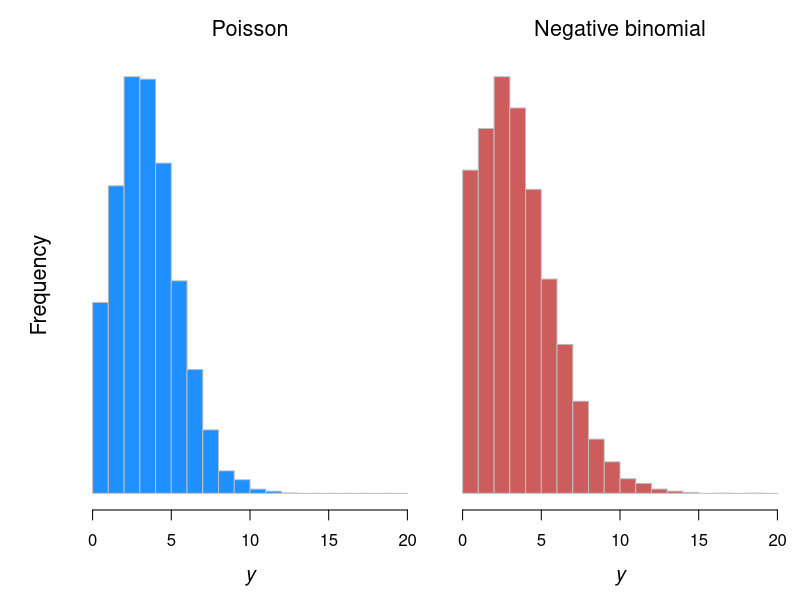
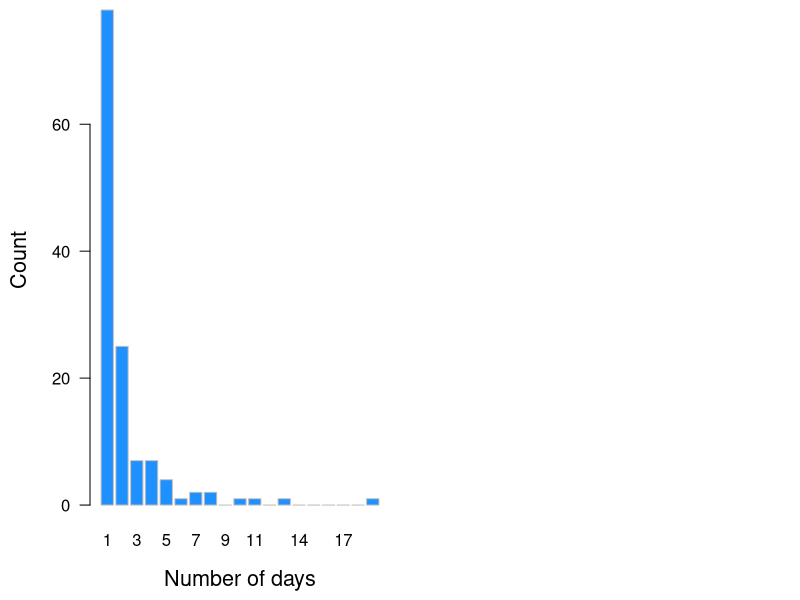

These figures' R source, in order: (Note: this script raises an error after producing the figures.)
## ---- chunk 1
knitr::opts_chunk$set(echo = FALSE, warning = FALSE, message = FALSE)
## ---- chunk 2
set.seed(514)

nn <- 1e4

pp <- rpois(nn, 4)
nb <- rnbinom(nn, mu = 4, size = 8)

lims <- range(c(pp, nb))
xm <- do.call(floor, list(lims[1]/2)) * 2
xx <- do.call(ceiling, list(lims[2]/2)) * 2

par(mfrow = c(1, 2),
    mai = c(0.9, 0.2, 0.6, 0.1),
    omi = c(0, 0.6, 0, 0), bg = NA,
    cex.main = 1.2, cex.lab = 1.2)
## Poisson
hist(pp, las = 1, breaks = seq(xm, xx),
     col = "dodgerblue", border = "gray",
     yaxt = "n", ylab = "", xlab = expression(italic(y)),
     main = "")
mtext("Poisson", side = 3, line = 1, cex = 1.3)
mtext("Frequency", side = 2, line = 1.5, cex = 1.3)
## neg binom
hist(nb, las = 1, breaks = seq(xm, xx),
     col = "indianred", border = "gray",
     yaxt = "n", ylab = "", xlab = expression(italic(y)),
     main = "")
mtext("Negative binomial", side = 3, line = 1, cex = 1.3)
## ---- chunk 3
## read data
snakes <- read.csv("snakes.csv", stringsAsFactors = FALSE)

## set plot area
par(mai = c(0.9, 0.9, 0.1, 0.1),
    omi = c(0, 0, 0, 0), bg = NA,
    cex.lab = 1.3)
## histogram
hh <- hist(snakes$n_days, breaks = seq(0, max(snakes$n_days)), plot = FALSE)
barplot(hh$counts, names.arg = seq(max(snakes$n_days)), las = 1,
        ylab = "Count", xlab = "Number of days",
        col = "dodgerblue", border = "gray")
## ---- chunk 4
## Poisson regression
smod_pois <- glm(n_days ~ location + rain, data = snakes,
                 family = poisson(link = "log"))
## ---- chunk 5
summary(smod_pois)
## ---- chunk 6
library(VGAM)
## zero-truncated Poisson regression
smod_ztpois <- vglm(n_days ~ location + rain, data = snakes,
                    family = pospoisson)
## ---- chunk 7
summary(smod_ztpois)
## ---- chunk 8
beta_hat_p <- cbind(coef(smod_pois), sqrt(diag(vcov(smod_pois))))
beta_hat_ztp <- cbind(coef(smod_ztpois), sqrt(diag(vcov(smod_ztpois))))
tbl_pois <- round(cbind(beta_hat_p, beta_hat_ztp), 3)
colnames(tbl_pois) <- c("  Poisson", "  Poisson SE", "  +Poisson", "  +Poisson SE")
tbl_pois
## ---- chunk 9
## load MASS pkg
library(MASS)
## neg binomial regression
smod_nb <- glm.nb(n_days ~ location + rain, data = snakes,
                  link = "log")
## ---- chunk 10
summary(smod_nb)
## ---- chunk 11
library(VGAM)
## zero-truncated neg binomial regression
smod_ztnb <- vglm(n_days ~ location + rain, data = snakes,
                  family = posnegbinomial)
## ---- chunk 12
summary(smod_ztnb)
## ---- chunk 13
beta_hat_nb <- cbind(coef(smod_nb), sqrt(diag(vcov(smod_nb))))
beta_hat_ztnb <- cbind(coef(smod_ztnb)[-2], sqrt(diag(vcov(smod_ztnb))[-2]))
tbl_nb <- round(cbind(beta_hat_nb, beta_hat_ztnb), 3)
colnames(tbl_nb) <- c("  NB", "  NB SE", "      +NB", " +NB SE")
tbl_nb
## ---- chunk 14
## Hurdle model
rtpois <- function(n, lambda, tol = 1e-10) {
  ## Simulate from zero-truncated Poisson
  ## Initialize output
  x <- rep(NA, n)
  ## Identify lambda values below tolerance
  low <- which(lambda < tol)
  nlow <- length(low)
  if(nlow > 0) {
    x[low] <- 1
    if(nlow < n) {
      x[-low] <- qpois(runif(n-nlow, dpois(0, lambda[-low]), 1), lambda[-low])
    }
  } else {
    x <- qpois(runif(n-nlow, dpois(0, lambda), 1), lambda)
  }
  return(x)
}

set.seed(514)
## sample size
nn <- 200
## parameters for detection model
gamma_0 <- -2
gamma_tree <- 3
## parameters for count model
beta_0 <- 2
beta_tree <- 0.8
## covariates
water <- runif(nn, 0, 1)
trees <- runif(nn, 0, 1)
## expectation for Pr(detect)
mu <- 1/(1+exp(-(gamma_0 + gamma_tree * water)))
## detections (0/1)
z <- rbinom(nn, 1, mu)
## expectation for pos counts
lambda <- exp(beta_0 + beta_tree * trees) 
## pos counts
pos_count <- rtpois(nn, lambda)
## observations
y <- z * pos_count

par(mai = c(0.9, 0.9, 0.1, 0.1),
    omi = c(0, 0, 0, 0), bg = NA,
    cex.main = 1.2, cex.lab = 1.2)
## histogram of counts
hist(y, breaks = seq(0, max(y)), las = 1, col = "dodgerblue", border = "gray",
     main = "", xlab = "Number of hippos", ylab = "Frequency", )
## ---- chunk 15
## load pscl
library(pscl)
## fit hurdle model
hippo_zap <- hurdle(y ~ trees | water)
## ---- chunk 16
summary(hippo_zap)
## ---- chunk 17
## fitted for detection prob (pi)
water <- sort(water)
gamma_hat_0 <- coef(hippo_zap)[3]
gamma_hat_1 <- coef(hippo_zap)[4]
pi_hat <- 1/(1+exp(-(gamma_hat_0 + gamma_hat_1*water)))

#matrix of derivatives
derivs <- matrix(NA,nrow=nn,ncol=4)
derivs[,1] <- derivs[,2] <- 0
derivs[,3] <- (exp(gamma_hat_0 + gamma_hat_1*water))/((exp(gamma_hat_0 + gamma_hat_1*water)+1)^2) 
derivs[,4] <- (water*exp(gamma_hat_0 + gamma_hat_1*water))/((exp(gamma_hat_0 + gamma_hat_1*water)+1)^2) 
se <- sqrt( diag ( derivs %*% vcov(hippo_zap) %*% t(derivs) ))
lower <- pi_hat - se * qt(0.025, nn-2, lower.tail = FALSE)
upper <- pi_hat + se * qt(0.025, nn-2, lower.tail = FALSE)

## fitted for mean & var (lambda)
trees <- sort(trees)
beta_hat_0 <- coef(hippo_zap)[1]
beta_hat_1 <- coef(hippo_zap)[2]
lambda_hat <- exp(beta_hat_0 + beta_hat_1*trees)

#matrix of derivatives
derivs_2 <- matrix(NA,nrow=nn,ncol=4)
derivs_2[,1] <- exp(beta_hat_0+beta_hat_1*trees)
derivs_2[,2] <- trees*exp(beta_hat_0+beta_hat_1*trees) 
derivs_2[,3] <- derivs_2[,4] <- 0
se_2 <- sqrt( diag ( derivs_2 %*% vcov(hippo_zap) %*% t(derivs_2) ))
lower_2 <- lambda_hat - se_2 * qt(0.025, nn-2, lower.tail = FALSE)
upper_2 <- lambda_hat + se_2 * qt(0.025, nn-2, lower.tail = FALSE)

## set plot area
par(mfrow = c(1, 2),
    mai = c(0.9, 0.9, 0.6, 0.1),
    omi = c(0, 0, 0, 0), bg = NA,
    cex.main = 1.2, cex.lab = 1.2)
## detections
plot(water, pi_hat, type = "l", las = 1, ylim = c(0, 1), lwd = 2, col = "dodgerblue",
     xlab = "Water availability", ylab = expression(pi), main = "Detection")
lines(water, lower, lty = 2,  col = "dodgerblue", lwd = 2)
lines(water, upper, lty = 2,  col = "dodgerblue", lwd = 2)
## counts
plot(trees, lambda_hat, type = "l", las = 1, ylim = c(0, 20), lwd = 2, col = "darkgreen",
     xlab = "Tree density", ylab = expression(lambda), main = "Counts")
lines(trees, lower_2, lty = 2, col = "darkgreen", lwd = 2)
lines(trees, upper_2, lty = 2, col = "darkgreen", lwd = 2)

## ---- chunk 18
set.seed(514)
## sample size
nn <- 200
## parameters for detection model
gamma_0 <- 0.01
gamma_tree <- 3
## parameters for count model
beta_0 <- 1.5
beta_tree <- 1.2
## covariate
trees <- runif(nn, 0, 1)
## expectation for Pr(detect)
mu <- 1 / (1 + exp(-(gamma_0 + gamma_tree * trees)))
## missed detections (0/1)
z <- rbinom(nn, 1, mu)
## expectation for pos counts
lambda <- exp(beta_0 + beta_tree * trees) 
## pos counts
pos_count <- rpois(nn, lambda)
## observations
y <- (1 - z) * pos_count

par(mai = c(0.9, 0.9, 0.1, 0.1),
    omi = c(0, 0, 0, 0), bg = NA,
    cex.main = 1.2, cex.lab = 1.2)
## histogram of counts
hist(y, breaks = seq(0, max(y)), las = 1, col = "brown", border = "gray",
     main = "", xlab = "Number of deer", ylab = "Frequency", )
## ---- chunk 19
## fit hurdle model
deer_zip <- zeroinfl(y ~ trees | trees)
## ---- chunk 20
summary(deer_zip)
## ---- chunk 21
## fitted for detection prob (pi)
trees <- sort(trees)
gamma_hat_0 <- coef(deer_zip)[3]
gamma_hat_1 <- coef(deer_zip)[4]
pi_hat <- 1/(1+exp(-(gamma_hat_0 + gamma_hat_1 * trees)))

#matrix of derivatives
derivs <- matrix(NA, nrow = nn, ncol = 4)
derivs[,1] <- derivs[,2] <- 0
derivs[,3] <- (exp(gamma_hat_0 + gamma_hat_1*trees))/((exp(gamma_hat_0 + gamma_hat_1*trees)+1)^2) 
derivs[,4] <- (trees*exp(gamma_hat_0 + gamma_hat_1*trees))/((exp(gamma_hat_0 + gamma_hat_1*trees)+1)^2) 
se <- sqrt( diag ( derivs %*% vcov(deer_zip) %*% t(derivs) ))
lower <- pi_hat - se * qt(0.025, nn-2, lower.tail = FALSE)
upper <- pi_hat + se * qt(0.025, nn-2, lower.tail = FALSE)

## fitted for mean & var (lambda)
beta_hat_0 <- coef(deer_zip)[1]
beta_hat_1 <- coef(deer_zip)[2]
lambda_hat <- exp(beta_hat_0 + beta_hat_1*trees)

#matrix of derivatives
derivs_2 <- matrix(NA, nrow = nn, ncol = 4)
derivs_2[,1] <- exp(beta_hat_0+beta_hat_1*trees)
derivs_2[,2] <- trees*exp(beta_hat_0+beta_hat_1*trees) 
derivs_2[,3] <- derivs_2[,4] <- 0
se_2 <- sqrt( diag ( derivs_2 %*% vcov(deer_zip) %*% t(derivs_2) ))
lower_2 <- lambda_hat - se_2 * qt(0.025, nn-2, lower.tail = FALSE)
upper_2 <- lambda_hat + se_2 * qt(0.025, nn-2, lower.tail = FALSE)

## set plot area
par(mfrow = c(1, 2),
    mai = c(0.9, 0.9, 0.6, 0.1),
    omi = c(0, 0, 0, 0), bg = NA,
    cex.main = 1.2, cex.lab = 1.2)
## detections
plot(trees, pi_hat, type = "l", las = 1, ylim = c(0, 1), lwd = 2, col = "darkgreen",
     xlab = "Tree density", ylab = expression(pi), main = "Missed detection")
lines(trees, lower, lty = 2,  col = "darkgreen", lwd = 2)
lines(trees, upper, lty = 2,  col = "darkgreen", lwd = 2)
## counts
plot(trees, lambda_hat, type = "l", las = 1, ylim = c(0, 20), lwd = 2, col = "darkgreen",
     xlab = "Tree density", ylab = expression(lambda), main = "Counts")
lines(trees, lower_2, lty = 2, col = "darkgreen", lwd = 2)
lines(trees, upper_2, lty = 2, col = "darkgreen", lwd = 2)
## ---- chunk 22
## ZAP
set.seed(514)
junk <- rpois(300, 3)
junk1 <- rep(0, 50)
all <- c(junk1, junk)
ind <- ifelse(all > 0, 0, 1)
all_zap <- table(all, ind)

## ZIP
set.seed(514)
junk <- rpois(300,3)
junk1 <- rep(0,50)
ind <- c(rep(1,50),rep(0,300))
all <- c(junk1, junk)
all_zip <- table(all,ind)

## set plot area
par(mfrow = c(1, 2),
    mai = c(0.9, 0.9, 0.6, 0.1),
    omi = c(0, 0, 0, 0), bg = NA,
    cex.main = 1.2, cex.lab = 1.2)
barplot(t(all_zap), las = 1, col=c("dodgerblue","indianred"),
        xlab = "Count", main = "Zero altered (hurdle)")
barplot(t(all_zip), las = 1, col=c("dodgerblue","indianred"),
        xlab = "Count", main = "Zero inflated (mixture)")
